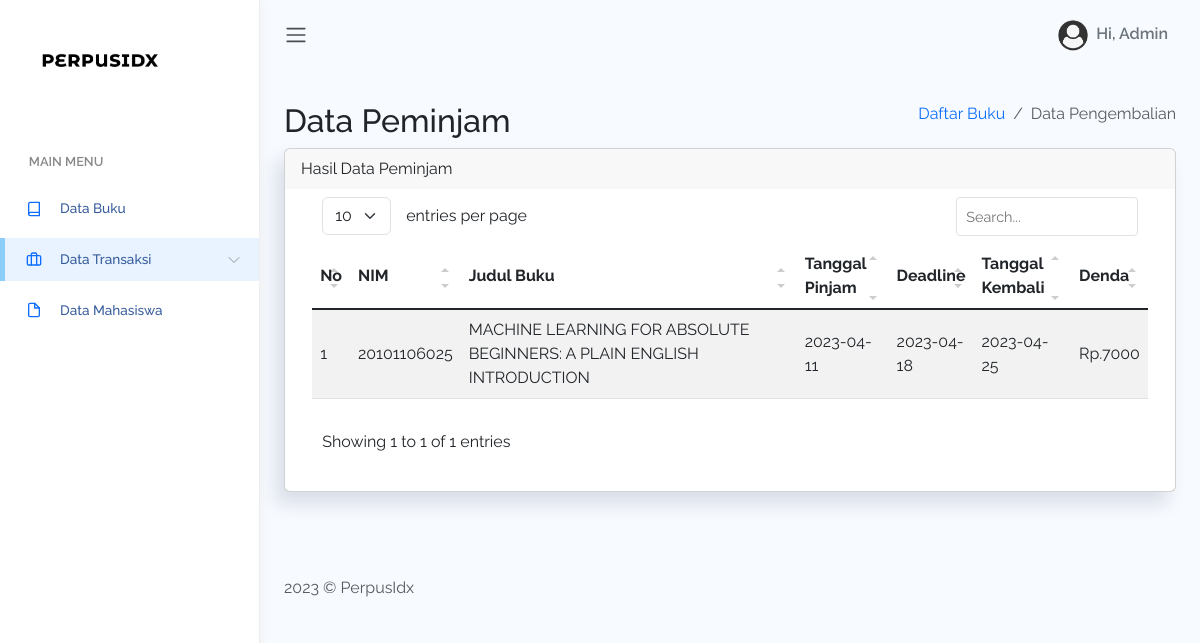
The app's page /admin/datakembali.php with its own data.
### tables this page shows
CREATE TABLE `peminjaman` (
  `id_peminjam` int(11) NOT NULL,
  `id_mhs` varchar(11) NOT NULL,
  `id_buku` varchar(11) DEFAULT NULL,
  `NIM` varchar(50) DEFAULT NULL,
  `tgl_pinjam` date DEFAULT NULL,
  `deadline` date DEFAULT NULL,
  `tgl_kembali` date DEFAULT NULL,
  `denda` varchar(100) DEFAULT NULL,
  `statuspjm` varchar(30) DEFAULT NULL
);

CREATE TABLE `buku` (
  `id_buku` int(11) NOT NULL,
  `foto` text NOT NULL,
  `judulBuku` varchar(100) NOT NULL,
  `deskripsi` longtext NOT NULL,
  `pengarang` varchar(50) NOT NULL,
  `penerbit` varchar(50) NOT NULL,
  `tahunterbit` year(4) NOT NULL,
  `status` varchar(50) DEFAULT NULL
);

### admin/datakembali.php (the view, shortened to what this page needs)
<!DOCTYPE html>
<html lang="en">
<head>
    <link rel="stylesheet" href="assets/css/bootstrap.css">
    <link href="https://cdn.jsdelivr.net/npm/bootstrap@5.3.0-alpha3/dist/css/bootstrap.min.css" rel="stylesheet">
    <link rel="stylesheet" href="assets/vendors/simple-datatables/style.css">
    <link rel="stylesheet" href="assets/vendors/perfect-scrollbar/perfect-scrollbar.css">
    <link rel="stylesheet" href="assets/css/app.css">
</head>
<body>
<div id="app">
        <div id="sidebar" class='active'>
            <div class="sidebar-wrapper active">
                <div class="sidebar-header">
                    <img src="assets/images/logo.png" alt="">
                </div>
                <div class="sidebar-menu">
                    <ul class="menu">
                        <li class='sidebar-title'>Main Menu</li>
                        <li class="sidebar-item  ">
                            <a href="home.php" class='sidebar-link'>
                                <i data-feather="book" width="20"></i>
                                <span>Data Buku</span>
                            </a>
                        </li>
                        <li class="sidebar-item  has-sub active" >
                            <a href="#" class='sidebar-link'>
                                <i data-feather="briefcase" width="20"></i>
                                <span>Data Transaksi</span>
                            </a>
                        </li>
                        <li class="sidebar-item ">
                            <a href="table-datatable.php" class='sidebar-link'>
                                <i data-feather="file" width="20"></i>
                                <span>Data Mahasiswa</span>
                            </a>
                        </li>
                    </div>
                </div>
            </div>
            <div id="main">
                <nav class="navbar navbar-header navbar-expand navbar-light">
                    <a class="sidebar-toggler" href="#"><span
                            class="navbar-toggler-icon"></span></a>
                    <div class="collapse navbar-collapse"
                        id="navbarSupportedContent">
                        <ul class="navbar-nav d-flex align-items-center navbar-light
                            ms-auto">
                            <li class="dropdown">
                                <a href="#" data-bs-toggle="dropdown"
                                    class="nav-link dropdown-toggle nav-link-lg
                                    nav-link-user">
                                    <div class="avatar me-1">
                                        <img src="assets/images/avatar/avatar.png"
                                            alt="" srcset="">
                                    </div>
                                    <div class="d-none d-md-block
                                        d-lg-inline-block">Hi, Admin</div>
                                </a>
                            </li>
                        </ul>
                    </div>
                </nav>
<div class="main-content container-fluid">
    <div class="page-title">
        <div class="row">
            <div class="col-12 col-md-6 order-md-1 order-last">
                <h3>Data Peminjam</h3>
            </div>
            <div class="col-12 col-md-6 order-md-2 order-first">
                <nav aria-label="breadcrumb" class='breadcrumb-header'>
                    <ol class="breadcrumb">
                        <li class="breadcrumb-item"><a href="home.php">Daftar Buku</a></li>
                        <li class="breadcrumb-item active" aria-current="page">Data Pengembalian</li>
                    </ol>
                </nav>
            </div>
        </div>
    </div>
    <section class="section">
    <?php
        include "config.php";
        $sql = "SELECT peminjaman.*,mahasiswa.nama,buku.judulBuku
                FROM peminjaman,mahasiswa,buku
                WHERE peminjaman.id_mhs=mahasiswa.id_mhs
                AND peminjaman.id_buku=buku.id_buku
                AND peminjaman.statuspjm='Dikembalikan'
                ORDER BY peminjaman.id_peminjam ASC";
        $result = mysqli_query($conn, $sql);
    ?>
        <div class="card">
            <div class="card-header">
                Hasil Data Peminjam
            </div>
            <div class="card-body">
                <table class='table table-striped' id="table1">
                    <thead>
                        <tr>
                            <th>No</th>
                            <th>NIM</th>
                            <th>Judul Buku</th>
                            <th>Tanggal Pinjam</th>
                            <th>Deadline</th>
                            <th>Tanggal Kembali</th>
                            <th>Denda</th>
                        </tr>
                    </thead>
                    <tbody>
                        <?php
                            $no = 1;
                            while ($row = mysqli_fetch_assoc($result)) {
                                    ?>
                                <tr >
                                    <td><?= $no++; ?></td>
                                    <td><?= $row['NIM']; ?></td>
                                    <td><?= $row['judulBuku']; ?></td>
                                    <td><?= $row['tgl_pinjam']; ?></td>
                                    <td><?= $row['deadline']; ?></td>
                                    <td><?= $row['tgl_kembali']; ?></td>
                                    <td>
                                        Rp.<?= $row['denda'] == '' ? '0' : $row['denda'] ?>
                                    </td>
                                </tr>
                            <?php }
                            echo "</table>";
                        ?>
            </div>
        </div>
    </section>
</div>
            <footer>
                <div class="footer clearfix mb-0 text-muted">
                    <div class="float-start">
                        <p>2023 &copy; PerpusIdx</p>
                    </div>
                </div>
            </footer>
        </div>
    </div>
</body>
</html>

### admin/assets/css/app.css (style rules this page uses)
* { font-family:Raleway }
#app { position:relative }
#main { margin-left:260px;background-color:#f7faff;min-height:100vh;transition:margin-left .6s ease-out }
#main .main-content { padding:2rem 1.5rem }
#main .main-content .page-title h3 { font-size:2rem }
.breadcrumb-header .breadcrumb { justify-content:flex-end }
a { text-decoration:none }
a,button { outline:0 }
.feather,i { font-size:14px;height:1rem }
footer { padding:1rem 1.5rem }
.avatar { display:inline-flex;border-radius:50%;text-align:center;vertical-align:middle;position:relative }
.avatar img { width:32px;height:32px;border-radius:50% }
.dropdown-toggle:after { color:#fff }
#sidebar.active .sidebar-wrapper { left:0 }
.sidebar-wrapper { width:260px;height:100vh;position:fixed;top:0;z-index:10;background-color:#fff;bottom:0;border-right:1px solid #eee;box-shadow:0 0 10px #ececec;left:-260px;transition:left .6s ease-out }
.sidebar-wrapper .sidebar-header { padding:2rem 2rem 1rem;font-size:2rem;font-weight:700 }
.sidebar-wrapper .sidebar-header img { height:2.5rem }
.sidebar-wrapper .menu { padding-left:0;margin-top:2rem }
.sidebar-wrapper .menu .sidebar-title { padding:1.5rem 1.8rem .5rem;font-size:.8rem;font-weight:600;color:#888;text-transform:uppercase }
.sidebar-wrapper .menu .sidebar-link { display:block;padding:.7rem 1.5rem;font-size:.85rem;display:flex;align-items:center;transition:all .5s }
.sidebar-wrapper .menu .sidebar-link>span { color:#053382;font-weight:500;margin-left:1rem;opacity:.8 }
.sidebar-wrapper .menu .sidebar-item { list-style:none;margin-top:.5rem;position:relative }
.sidebar-wrapper .menu .sidebar-item.has-sub .sidebar-link:after { position:absolute;color:#ccc;right:15px;top:12px;display:block }
.sidebar-wrapper .menu .sidebar-item.active .sidebar-link { background-color:#e8f3ff }
.sidebar-wrapper .menu .sidebar-item.active .sidebar-link:before { content:"";position:absolute;left:0;height:100%;top:0;bottom:0;background-color:rgba(46,170,244,.5);width:5px }
.card { box-shadow:-8px 12px 18px 0 rgba(25,42,70,.13);margin-bottom:2.2rem }
.card .card-header { border:none }
.card .card-header~.card-body { padding-top:0 }
.card .card-body { padding:1.4rem 1.7rem }
.navbar { height:70px;padding:1.5rem }
.navbar .nav-link-user img { width:30px }
.navbar.navbar-header li { display:flex;align-items:center }
.navbar.navbar-header .dropdown>a { color:#6c757d;font-weight:600 }
.navbar.navbar-header .dropdown>a:after { display:none }
.dataTable-table td,.dataTable-table thead th,.table td,.table thead th { vertical-align:middle }
.dataTable-table thead th,.table thead th { border-bottom:2px solid #475f7b }

### records on screen
peminjaman: NIM "20101106025", id_buku.judulBuku "MACHINE LEARNING FOR ABSOLUTE BEGINNERS: A PLAIN ENGLISH INTRODUCTION", tgl_pinjam "2023-04-11", deadline "2023-04-18", tgl_kembali "2023-04-25", denda "7000"
